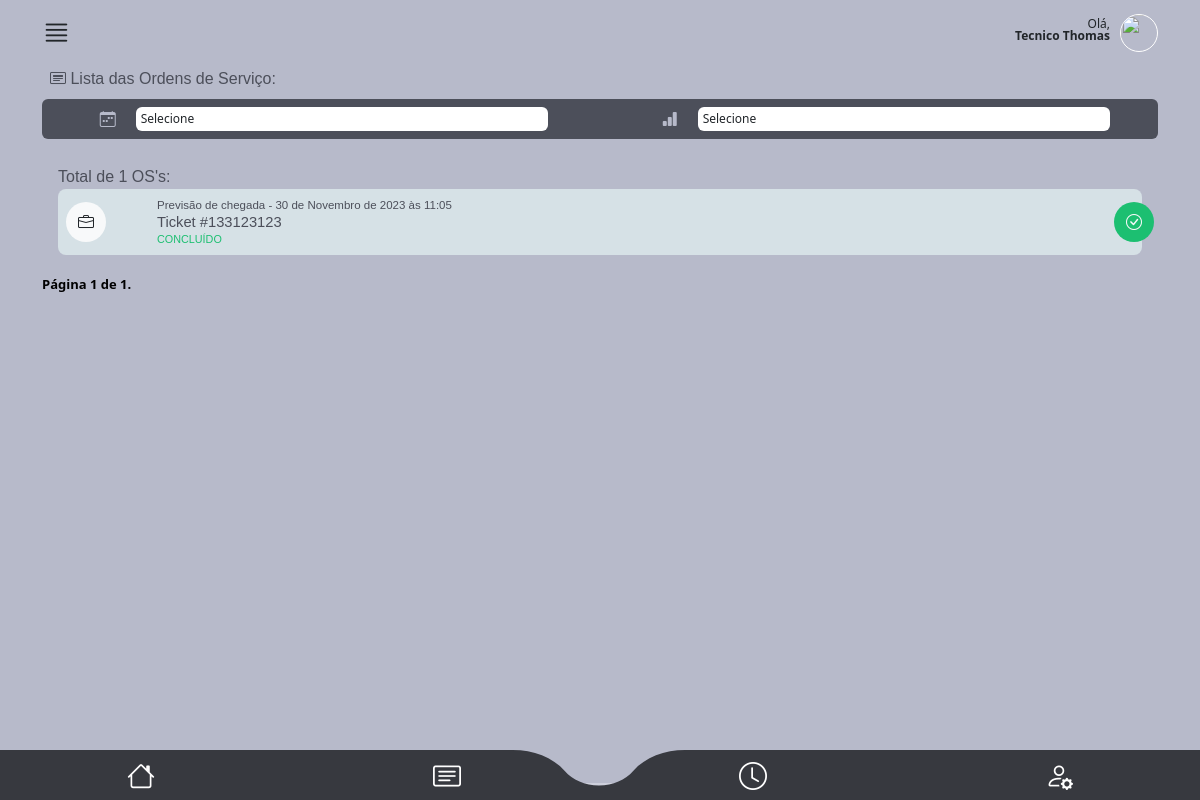
Before: /main/minhas_os/ (signed in) with the older database file.
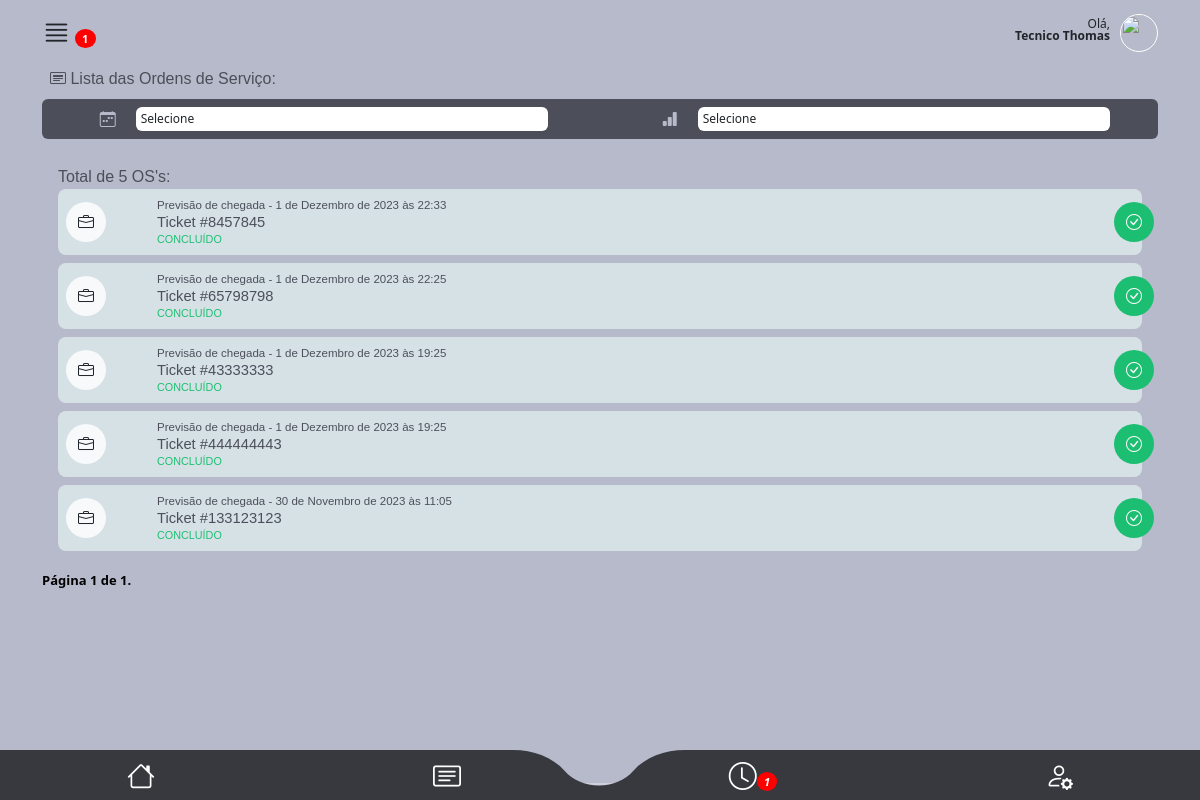
After: the same page with the newer database file.
### staff/models.py (models this page shows, shortened)
class OrdemDeServico(models.Model):
    ticket = models.CharField(max_length=200, unique=True)
    tecnico = models.ForeignKey(
        CustomUser,
        on_delete=models.CASCADE,
        related_name="ordens_técnico",
        null=True,
        default=None,
    )
    staff = models.ForeignKey(
        CustomUser, on_delete=models.CASCADE, related_name="ordens_staff"
    )
    descricao = models.TextField(max_length=600)
    previsao_chegada = models.DateTimeField(editable=True)
    previsao_execucao = models.DateTimeField(editable=True)
    material = models.CharField(max_length=100, validators=[MinLengthValidator(3)])
    equipamento = models.CharField(max_length=100, validators=[MinLengthValidator(3)])
    data_criacao = models.DateTimeField(auto_now_add=True)
    cliente = models.ForeignKey(Cliente, on_delete=models.CASCADE)
    endereco = models.ForeignKey(Endereco, on_delete=models.CASCADE)
    contrato = models.CharField(max_length=700, null=True, blank=True)
    atividade = models.CharField(max_length=50, choices=ACTIVITY_CHOICES)
    status_tecnico = models.CharField(max_length=50, choices=TECNICAL_CHOICES)
    status = models.CharField(
        max_length=10, choices=STATUS_CHOICES, default="Aguardando"
    )
    atraso_em_minutos = models.CharField(max_length=50, choices=ATRASO_CHOICES)
    atraso_descricao = models.TextField(max_length=400)
    descricao_reagendamento = models.TextField(max_length=400)
    vezes_reagendada = models.IntegerField(default=0)
    aceite = models.BooleanField(default=False)

### main/views.py (the view, shortened to what this page needs)
@user_passes_test(is_tecnico)
def minhas_os(request):
    try:
        status_filter = request.GET.get("status")
        previsao_chegada_filter = request.GET.get("previsao_chegada")
        user = request.user
        aceites = calcula_aceite(user)
        ordens_ativas = OrdemDeServico.objects.filter(
            tecnico=user,
            status__in=["Atenção", "Urgente", "Aguardando", "Concluído"],
            aceite=True,
        ).order_by("-previsao_chegada")
        ordens_ativas_counter = OrdemDeServico.objects.filter(
            tecnico=user,
            status__in=["Atenção", "Urgente", "Aguardando", "Concluído"],
            aceite=True,
        )
        data_atual = datetime.now().date()
        todas_as_ordens = OrdemDeServico.objects.filter(tecnico=user)
        for ordem in todas_as_ordens:
            data_previsao = ordem.previsao_chegada.date()
            if data_previsao < data_atual and ordem.status in [
                "Atenção",
                "Urgente",
                "Aguardando",
            ]:
                ordem.status = "Reagendar"
                ordem.status_tecnico = "Aguardando Início"
                ordem.vezes_reagendada += 1
                ordem.descricao_reagendamento = "Ordem ignorada pelo técnico"
                ordem.save()
        if status_filter and status_filter != "Todas":
            ordens_ativas = ordens_ativas.filter(status=status_filter)
        items_per_page = 5
        paginator = Paginator(ordens_ativas, items_per_page)
        page = request.GET.get("page")
        try:
            ordens_ativas = paginator.page(page)
        except PageNotAnInteger:
            ordens_ativas = paginator.page(1)
        except EmptyPage:
            ordens_ativas = paginator.page(paginator.num_pages)
        return render(
            request,
            "minhas_os.html",
            {"ordens_ativas": ordens_ativas, "qtdos": len(ordens_ativas_counter), **aceites},
        )
    except Exception as e:
        return render(request, "error.html", {"error_message": str(e)})

### main/helpers.py (called while the page is built)
def is_tecnico(user):
    return user.groups.filter(name="Técnico").exists()

def calcula_aceite(user):
    try:
        ordens = OrdemDeServico.objects.filter(
            tecnico=user, aceite=False, status__in=["Aguardando", "Atenção", "Urgente"]
        )
        pendentes = len(ordens)
        return {"pendentes": pendentes}
    except Exception as e:
        print(f"Erro ao calcular aviso: {e}")
        return {"pendentes": 0}

### main/templates/minhas_os.html (shortened to what the changed rows need)
{% extends "base2.html" %}
{%load static%}
{% block rest %}
      <section id="lista_oc_scr">
        <div class="container">
            <div id="oc_lista">
              <div class="tab-pane fade show active" id="pills-01" role="tabpanel" aria-labelledby="pills-home-tab" tabindex="0">
                <label class="mt-2 font-medium color04">Total de {{qtdos}} OS's:</label>
                {% for ordem in ordens_ativas %}
                <div class="oc_lista_item">
                      <a href="{% url 'os_detail2' ordem.id %}" class="a-whole"></a>
                      <div class="row">
                          <div class="col-2 col-md-1">
                              <div class="icon bg-light"><i class="bi bi-briefcase text-dark"></i></div>
                          </div>
                          <div class="col-9 col-md-11">
                              <div class="oc_l_data color04 font-light">Previsão de chegada - {{ ordem.previsao_chegada }}</div>
                              <div class="oc_l_nome font-medium color04">Ticket #{{ ordem.ticket }}</div>
                              <div class="oc_l_status font-medium {% if ordem.status == 'Urgente' %}color-red{% elif ordem.status == 'Atenção' %}color-yellow{% elif ordem.status == 'Aguardando' %}color-blue{% elif ordem.status == 'Concluído' %}color-green{% endif %}">{{ ordem.status }}</div>
                          </div>
                          {% if ordem.status == "Urgente" %}
                              <div class="status_icon bg05 text-light">
                                  <i class="bi bi-exclamation-triangle-fill"></i>
                              </div>
                          {% elif ordem.status == "Atenção" %}
                              <div class="status_icon bg06 text-dark">
                                  <i class="bi bi-flag"></i>
                              </div>
                          {% elif ordem.status == "Aguardando" %}
                              <div class="status_icon bg01 text-light">
                                  <i class="bi bi-clock"></i>
                              </div>
                          {% elif ordem.status == "Concluído" %}
                              <div class="status_icon bg02 text-light">
                                <i class="bi bi-check-circle"></i>
                            </div>
                          {% endif %}
                      </div>
                  </div>
                  {% endfor %}
                </div>
              </div>
      </section>
  {% endblock %}

### main/templates/base2.html (shortened to what this page needs)
{%load static%}
<!DOCTYPE html>
<html lang="en" data-bs-theme="auto">
  <head>
    <link
      rel="stylesheet"
      href="https://cdn.jsdelivr.net/npm/@docsearch/css@3"
    />
    <link
      rel="stylesheet"
      href="https://cdn.jsdelivr.net/npm/bootstrap-icons@1.11.1/font/bootstrap-icons.css"
    />
    <link
      href="{% static 'assets/dist/css/bootstrap.min.css' %}"
      rel="stylesheet"
    />
    <link href="{% static 'assets/css/app_mamminfo.css' %}" rel="stylesheet" />
  </head>
  <body>
    <main class="bg03">
      <header>
        <div class="container">
          <div id="super_menu">
            <div class="row">
              <div class="col-3 text-start">
                <i class="bi bi-justify i_main"></i> {% if pendentes != 0 %}<span class="badge">{{ pendentes }}</span>{% endif %}
              </div>
              <div class="col-9 text-end">
                <p class="mt-2">
                  Olá,<br />
                  <strong>{{ user.first_name }} {{ user.last_name }}</strong>
                </p>
                <div class="photo_user mt-1">
                  {% if request.user.foto %}
                  <img src="{{ request.user.foto.url }}" alt="User Photo" />
                  {% else %}
                  <img
                    src="https://cdn-icons-png.flaticon.com/512/3106/3106807.png?auto=format&fit=crop&q=80&w=1760&ixlib=rb-4.0.3&ixid=M3wxMjA3fDB8MHxwaG90by1wYWdlfHx8fGVufDB8fHx8fA%3D%3D"
                    alt=""
                  />
                  {% endif %}
                </div>
              </div>
            </div>
          </div>
        </div>
      </header>
      {% block rest %}{% endblock %}
    </main>
    <footer>
      <ul class="row">
        <li class="col-3 mt-1">
          <a href="{% url 'dashboard' %}"><i class="bi bi-house"></i></a>
        </li>
        <li class="col-3 p-0 mt-1 text-start text-md-center">
          <a href="{% url 'minhas_os' %}" class="text-start text-md-center"
            ><i class="bi bi-card-text"></i
          ></a>
        </li>
        <li class="col-3 p-0 mt-1 text-end text-md-center">
          <a href="{% url 'aceite' %}" class="text-end text-md-center"
            ><i class="bi bi-clock">{% if pendentes != 0 %}<span class="badge">{{ pendentes }}</span>{% endif %}</i
          ></a>
        </li>
        <li class="col-3 mt-1">
          <a href="{% url 'tela_user' %}"><i class="bi bi-person-gear"></i></a>
        </li>
      </ul>
    </footer>
  </body>
</html>

Changed rows visible on the page:
added OrdemDeServico: previsao_chegada "1 de Dezembro de 2023 às 22:33", ticket "8457845", status "CONCLUÍDO"
added OrdemDeServico: previsao_chegada "1 de Dezembro de 2023 às 22:25", ticket "65798798", status "CONCLUÍDO"
added OrdemDeServico: previsao_chegada "1 de Dezembro de 2023 às 19:25", ticket "43333333", status "CONCLUÍDO"
added OrdemDeServico: previsao_chegada "1 de Dezembro de 2023 às 19:25", ticket "444444443", status "CONCLUÍDO"
Other visible differences:
{{ pendentes }}: (not shown) → "1"
{{ qtdos }}: "1" → "5"
